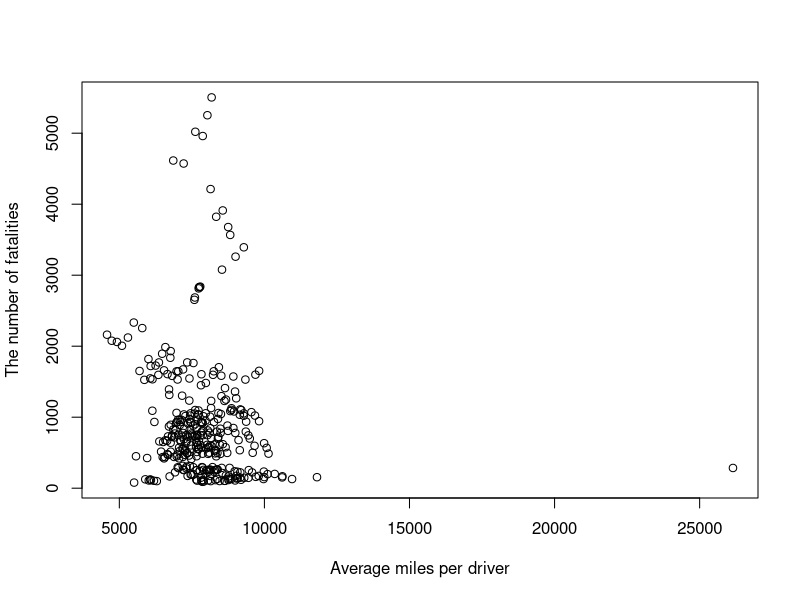
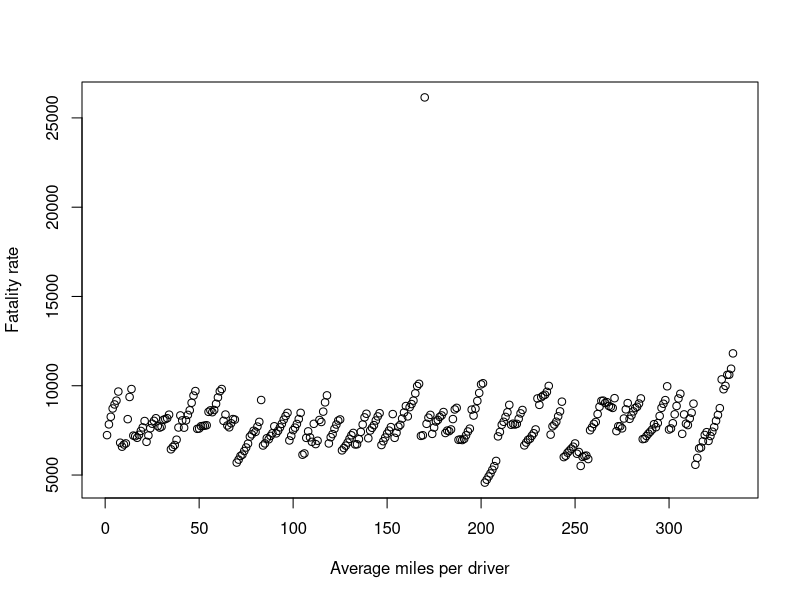

These figures' R source, in order:
## ---- chunk 1
knitr::opts_chunk$set(echo = TRUE)
## ---- chunk 2
library(AER)
library(tidyverse)
library(lubridate)
library(dplyr)
library(lmerTest)
library(scales)
## ---- chunk 3
data('Fatalities')
## ---- chunk 4
summary(Fatalities)
## ---- chunk 5
Fatalities[which(is.na(Fatalities$jail) | is.na(Fatalities$service)), ]


Fatalities <- Fatalities[-28, ]
## ---- chunk 6
Fatalities[order(-Fatalities$miles), ] %>% head(5)

plot(Fatalities$miles[-171], Fatalities$fatal[-171], xlab = 'Average miles per driver', ylab = 'The number of fatalities' )

plot(Fatalities$miles[-171], Fatalities$frate[-171], xlab = 'Average miles per driver', ylab = 'Fatality rate' )
## ---- chunk 7
Fatalities[which(Fatalities$state=="ca"), ]
## ---- chunk 8
Fatalities$drinkage = round(Fatalities$drinkage)
Fatalities$drinkage = as.factor(Fatalities$drinkage)
## ---- chunk 9
cor(Fatalities$fatal, Fatalities[, -which(sapply(Fatalities, class)=="factor")])
## ---- chunk 10
Fatalities$frate = Fatalities$fatal/Fatalities$pop

cor(Fatalities$frate, Fatalities[, -which(sapply(Fatalities, class)=="factor")])
## ---- chunk 11
#summary(glm(breath~frate,data=Fatalities,family=binomial))$coefficients # breath vs. frate
#summary(glm(jail~frate,data=Fatalities,family=binomial))$coefficients # jail vs. frate
#summary(glm(service~frate,data=Fatalities,family=binomial))$coefficients # service vs. frate

#summary(glm(breath~unemp,data=Fatalities,family=binomial))$coefficients # breath vs. unemp
#summary(glm(jail~unemp,data=Fatalities,family=binomial))$coefficients # jail vs. unemp
#summary(glm(service~unemp,data=Fatalities,family=binomial))$coefficients # service vs. unemp

#summary(glm(breath~miles,data=Fatalities,family=binomial))$coefficients # breath vs. miles
#summary(glm(jail~miles,data=Fatalities,family=binomial))$coefficients # jail vs. miles
#summary(glm(service~miles,data=Fatalities,family=binomial))$coefficients # service vs. miles

#summary(glm(breath~youngdrivers,data=Fatalities,family=binomial))$coefficients # breath vs. youngdrivers
#summary(glm(jail~youngdrivers,data=Fatalities,family=binomial))$coefficients # jail vs. youngdrivers
#summary(glm(service~youngdrivers,data=Fatalities,family=binomial))$coefficients # service vs. youngdrivers

#summary(glm(breath~beertax,data=Fatalities,family=binomial))$coefficients # breath vs. beertax
#summary(glm(jail~beertax,data=Fatalities,family=binomial))$coefficients # jail vs. beertax
#summary(glm(service~beertax,data=Fatalities,family=binomial))$coefficients # service vs. beertax

#summary(glm(breath~income,data=Fatalities,family=binomial))$coefficients # breath vs. income
#summary(glm(jail~income,data=Fatalities,family=binomial))$coefficients # jail vs. income
#summary(glm(service~income,data=Fatalities,family=binomial))$coefficients # service vs. income
## ---- chunk 12
cor(Fatalities$frate, Fatalities[, -which(sapply(Fatalities, class)=="factor")])
## ---- chunk 13
Fatalities$jail = relevel(Fatalities$jail, ref="no")
mod1 = glm(jail ~ rescale(unemp)+rescale(income)+rescale(beertax)+rescale(youngdrivers)+rescale(miles),
           family="binomial", data=Fatalities)
summary(mod1)

prob1 = mod1$fitted.values
pscore1 = ifelse(Fatalities$jail == "yes", prob1,(1-prob1))
weight1 = 1/pscore1

mod1_new = lmer(frate~jail+rescale(unemp)+rescale(income)+rescale(beertax)+rescale(youngdrivers)+
                  rescale(miles)+(1|state),data=Fatalities, weights=weight1)

summary(mod1_new)
## ---- chunk 14
mod2 = glm(breath ~ rescale(unemp)+rescale(income)+rescale(beertax)+rescale(youngdrivers)+rescale(miles), family="binomial", data=Fatalities)
prob2 = mod2$fitted.values
pscore2 = ifelse(Fatalities$breath == "yes", prob2,(1-prob2))
weight2 = 1/pscore2
mod2_new = lmer(frate~breath+rescale(unemp)+rescale(income)+rescale(beertax)+rescale(youngdrivers)+rescale(miles)+(1|state),data=Fatalities, weights=weight2)
summary(mod2_new)
## ---- chunk 15
mod3 = glm(service ~ rescale(unemp)+rescale(income)+rescale(beertax)+rescale(youngdrivers)+rescale(miles),
           family="binomial", data=Fatalities)
prob3 = mod3$fitted.values
pscore3 = ifelse(Fatalities$service == "yes", prob3,(1-prob3))
weight3 = 1/pscore3
mod3_new = lmer(frate~service+rescale(unemp)+rescale(income)+rescale(beertax)+rescale(youngdrivers)+
                  rescale(miles)+(1|state),data=Fatalities, weights=weight3)
summary(mod3_new)
## ---- chunk 16
mod4 = glm(service ~ jail+rescale(unemp)+rescale(income)+rescale(beertax)+rescale(youngdrivers)+rescale(miles), family="binomial", data=Fatalities)
prob4 = mod4$fitted.values
pscore4 = ifelse(Fatalities$service == "yes", prob4,(1-prob4))
weight4 = 1/pscore4
mod4_new = lmer(frate~service+jail+rescale(unemp)+rescale(income)+rescale(beertax)+rescale(youngdrivers)+rescale(miles)+(1|year),data=Fatalities, weights=weight4)
summary(mod4_new)
## ---- chunk 17
mod5 = glm(jail ~ service+rescale(unemp)+rescale(income)+rescale(beertax)+rescale(youngdrivers)+
             rescale(miles), family="binomial", data=Fatalities)
prob5 = mod5$fitted.values
pscore5 = ifelse(Fatalities$service == "yes", prob5,(1-prob5))
weight5 = 1/pscore5
mod5_new = lmer(frate~service+jail+rescale(unemp)+rescale(income)+rescale(beertax)+rescale(youngdrivers)+
                  rescale(miles)+(1|year),data=Fatalities, weights=weight5)
summary(mod5_new)
## ---- chunk 18
dat = Fatalities[, c('fatal', 'beertax', 'jail', 'unemp', 'state', 'youngdrivers')]
dat = dat[!is.na(dat$jail), ]

model1 = lmer(fatal~beertax+jail+unemp+youngdrivers+(1|state),data=dat)
summary(model1)
## ---- chunk 19
model2 = lm(unemp~jail, data=dat)
summary(model2)
## ---- chunk 20
Fatalities$service = relevel(Fatalities$service, ref="no")
models = glm(service ~ beertax+unemp+youngdrivers, family="binomial", data=Fatalities)
prob = models$fitted.values
pscore = ifelse(Fatalities$service == "yes", prob,(1-prob))
weight = 1/pscore

model_new = lmer(frate~beertax+service+unemp+youngdrivers+(1|state),data=Fatalities, weights=weight)
summary(model_new)
anova(model_new)
